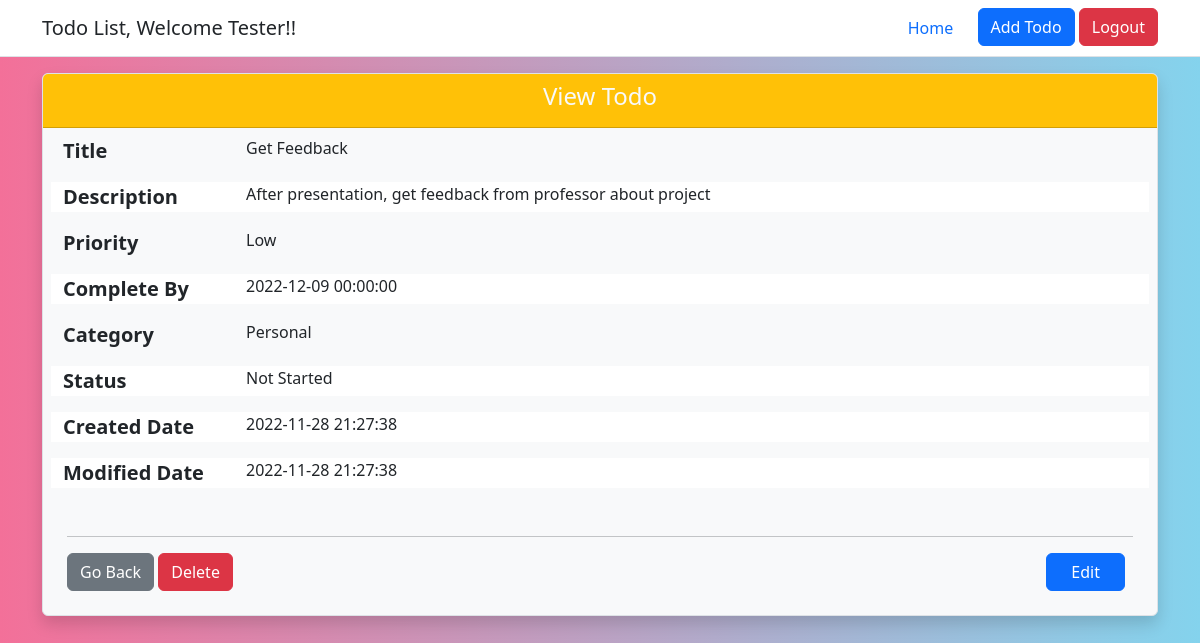
/controller/view_todo.php?id=3 (signed in), run on the app's committed database.
### tables this page shows
CREATE TABLE todos (
  todo_id int(10) NOT NULL AUTO_INCREMENT,
  title varchar(150) NOT NULL,
  description text,
  priority varchar(10) DEFAULT 'Medium',
  category varchar(10) DEFAULT 'Personal',
  status varchar(15) NOT NULL DEFAULT 'Not Started',
  created_date datetime NOT NULL DEFAULT CURRENT_TIMESTAMP,
  modified_date datetime NOT NULL DEFAULT CURRENT_TIMESTAMP ON UPDATE CURRENT_TIMESTAMP,
  due_date datetime NOT NULL,
  user_id int(10) NOT NULL,
  PRIMARY KEY (todo_id),
  FOREIGN KEY (user_id) REFERENCES users(user_id)
);

### controller/view_todo.php (the view, shortened to what this page needs)
<?php
require_once "../includes/utility.php";
if (isset($_SESSION['user_mail']) && isset($_SESSION['login_status']) && !empty($_SESSION['user_mail']) && $_SESSION['login_status'] === 'SUCCESS') {
    if (isset($_GET['id']) && !empty($_GET['id'])) {
        $todoId =  htmlentities($_GET["id"]);
        $userDetails = getUserDetails($_SESSION['user_mail']);
        if ($todoId && $userDetails) {
            $sql = "SELECT * FROM todos WHERE todo_id= :id AND user_id= :uid";
            $param = array(
                "id" => $todoId,
                "uid" => $userDetails['user_id'],
            );
            $result = executeQuery($sql, $param, "ONE");
        } else {
            $msg = ERROR_404_MSG;
        }
    } else {
        $msg = ERROR_404_MSG;
    }
} else {
    $msg = NEED_TO_LOGIN_MSG;
    header("refresh:1;url=" . INDEX_PAGE_LOCATION);
}
?>
<!doctype html>
<html lang="en">
<head>
</head>
<body>
    <div id="viewContainer" class="container m-6">
        <div class="card bg-light rounded border shadow">
            <div class="card-header bg-warning text-center">
                <h4 class="card-title text-light">View Todo</h4>
            </div>
            <?php
            if ($result) {
            ?>
                <div class="m-2 row">
                    <div class="col-2">
                        <label for="title" class="fs-5 text-seoncdary fw-bold">Title </label>
                    </div>
                    <div class="col-10">
                        <output name="title" class="fs-6"><?php echo htmlentities($result['title']); ?></output>
                    </div>
                </div>
                <div class="m-2 row bg-white">
                    <div class="col-2">
                        <label for="description" class="fs-5 text-seoncdary fw-bold">Description</label>
                    </div>
                    <div class="col-10">
                        <output name="description" class="fs-6"><?php echo htmlentities($result['description']); ?></output>
                    </div>
                </div>
                <div class="m-2 row">
                    <div class="col-2">
                        <label for="priority" class="fs-5 text-seoncdary fw-bold">Priority </label>
                    </div>
                    <div class="col-10">
                        <output name="priority" class="fs-6"><?php echo htmlentities($result['priority']); ?></output>
                    </div>
                </div>
                <div class="m-2 row bg-white">
                    <div class="col-2">
                        <label for="duedate" class="fs-5 text-seoncdary fw-bold">Complete By</label>
                    </div>
                    <div class="col-10">
                        <output name="duedate" class="fs-6"><?php echo htmlentities($result['due_date']); ?></output>
                    </div>
                </div>
                <div class="m-2 row">
                    <div class="col-2">
                        <label for="category" class="fs-5 text-seoncdary fw-bold">Category</label>
                    </div>
                    <div class="col-10">
                        <output name="category" class="fs-6"><?php echo htmlentities($result['category']); ?></output>
                    </div>
                </div>
                <div class="m-2 row bg-white">
                    <div class="col-2">
                        <label for="status" class="fs-5 text-seoncdary fw-bold">Status</label>
                    </div>
                    <div class="col-10">
                        <output name="status" class="fs-6"><?php echo htmlentities($result['status']); ?></output>
                    </div>
                </div>
                <div class="m-2 row bg-white">
                    <div class="col-2">
                        <label for="createdon" class="fs-5 text-seoncdary fw-bold">Created Date</label>
                    </div>
                    <div class="col-10">
                        <output name="createdon" class="fs-6"><?php echo htmlentities($result['created_date']); ?></output>
                    </div>
                </div>
                <div class="m-2 row bg-white">
                    <div class="col-2">
                        <label for="createdon" class="fs-5 text-seoncdary fw-bold">Modified Date</label>
                    </div>
                    <div class="col-10">
                        <output name="createdon" class="fs-6"><?php echo htmlentities($result['modified_date']); ?></output>
                    </div>
                </div>
                <div class="card-body p-4">
                    <hr>
                    <div id="viewFooter" class="bg-light mt-3 clearfix">
                        <a href="<?php echo 'edit_todo.php?id=' . htmlentities($result['todo_id']); ?>" class="btn btn-primary float-end px-4 me-2">Edit</a>
                    </div>
                </div>
            <?php
            }
            ?>
        </div>
    </div>
</body>
</html>
<?php
die();
?>

### includes/utility.php (style rules this page uses)
body { min-width: 300px; background: linear-gradient(to right, #f37099, #84d3ed); }

### data on the page
todos: title "Get Feedback", description "After presentation, get feedback from professor about project", priority "Low", due_date "2022-12-09 00:00:00", category "Personal", status "Not Started", created_date "2022-11-28 21:27:38", modified_date "2022-11-28 21:27:38"

### other printed values
$username "Tester"
